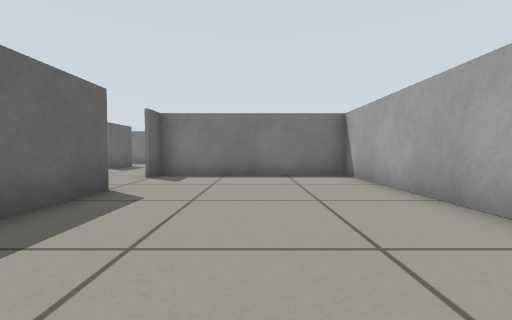
[1] (above)

16 first-person views from a walk through a world built for the Gazebo simulator. The camera is 0.39 m above the floor, tilts 2° down and sees 90° across. The lines on the ground mark 1 m squares. The floor is counted in squares, 0.5 m on a side. Each view is taken from the middle of a square. On the plan, view 1 faces up. The plan holds only what a view shows up to about 9 squares ahead; the rest is blank.

[2]
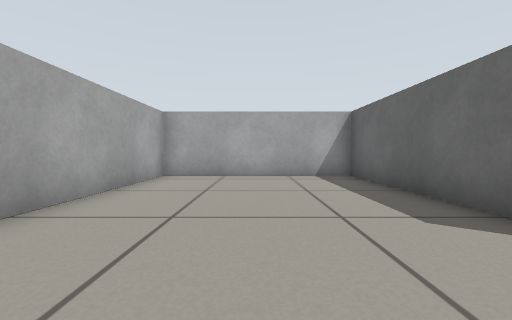

[3]
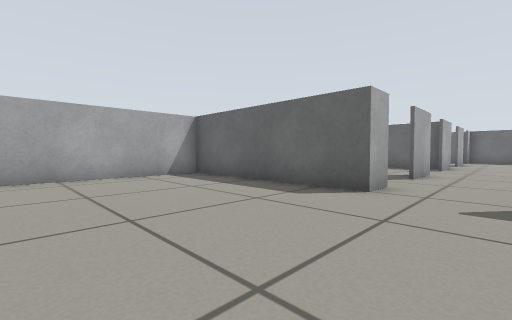

[4]
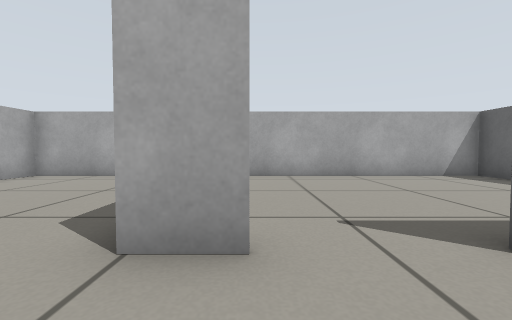

[5]
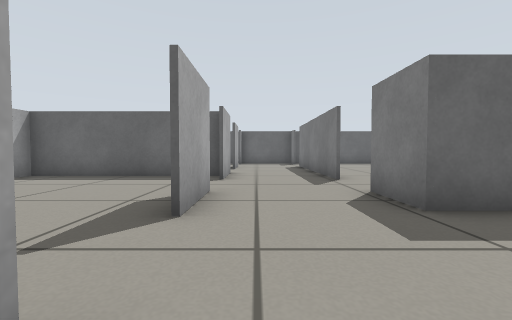

[6]
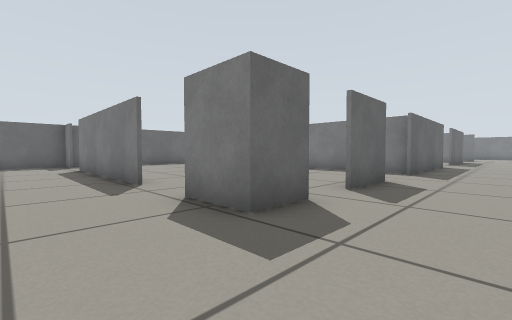

[7]
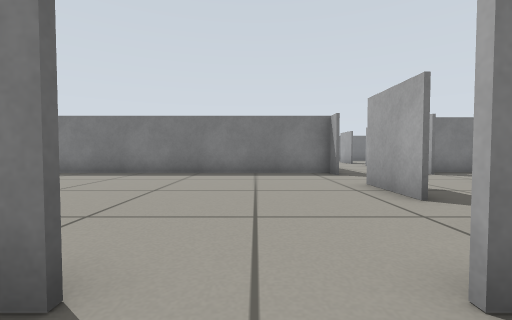

[8]
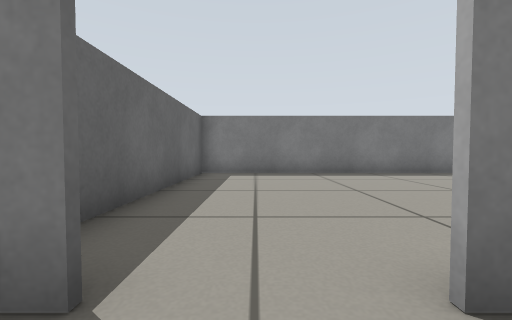

[9]
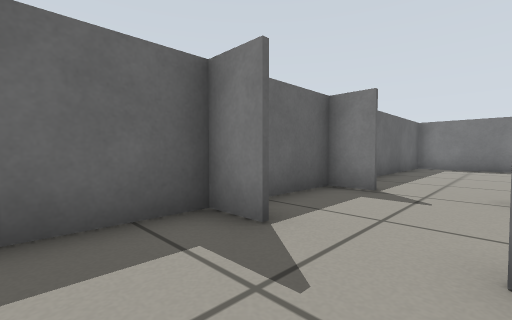

[10]
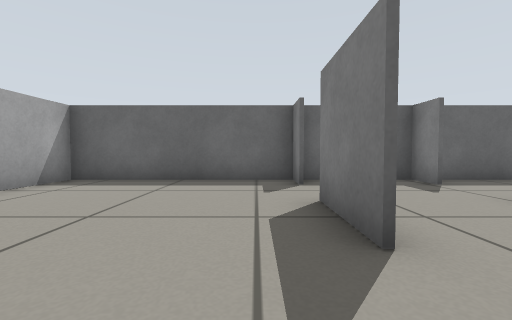

[11]
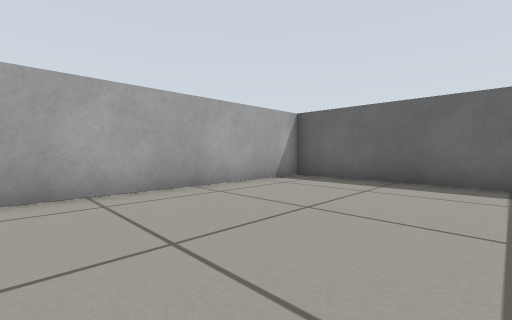

[12]
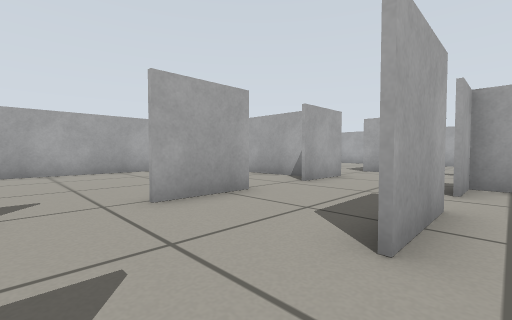

[13]
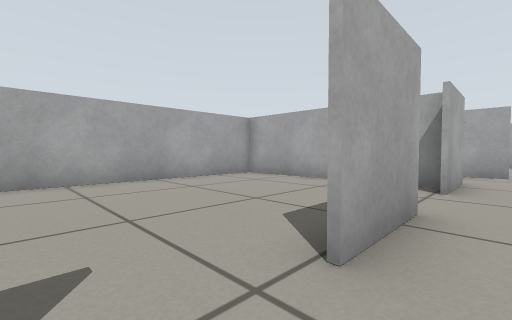

[14]
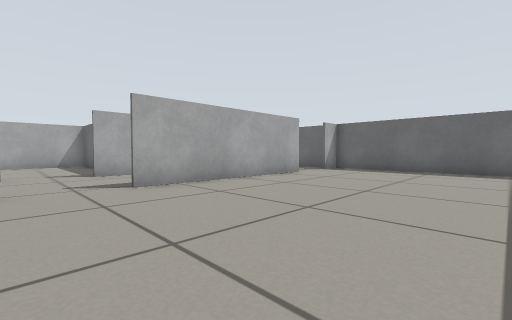

[15]
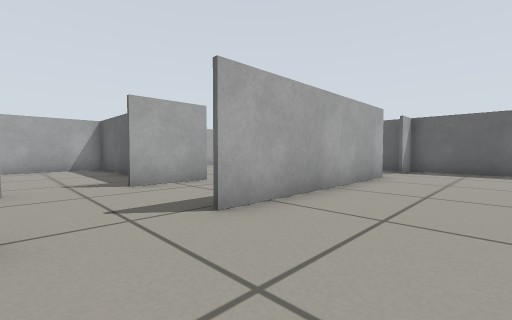

[16]
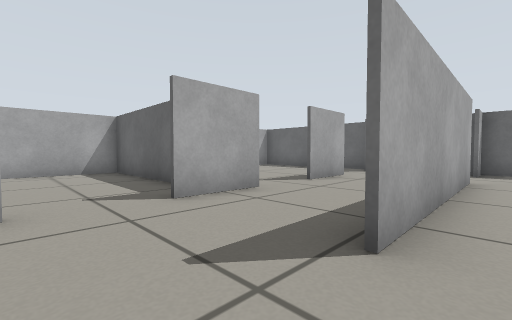

### Floor plan
Points are (right, up) in squares from view 1. A wall is a line through its corners. A room is listed if a view was taken in it or the views show most of it. See-through windows are left out.
Room 1 (views 1, 2, 3, 5)
walls: (-4, 5.1) (-3, 5.1) (-3, -1) (2.9, -1) (2.9, 8.2) (-3, 8.2) (-3, 7.4)
ways out: opening at (-3, 6.5) to room 2
Room 2 (views 4, 6, 7, 12, 13, 14, 15, 16)
walls: (-6.3, 9.6) (-6.3, 8.2) (-8, 8.2); (-6.4, 10.9) (-6.4, 13); (-7.1, 8.3) (-6.4, 8.3) (-6.4, 9.5); (-6.3, 13.1) (-6.3, 11); (-8.1, 5.1) (-6, 5.1); (-3.2, 11.4) (-3.2, 13.5); (-3, 8.3) (-0.8, 8.3); (-6.4, 15.2) (-6.4, 15.9) (-18.9, 15.9) (-18.9, 8.4); (-3.2, 7.4) (-3.2, 9.5); (-11, 4.9) (-11, -1) (-3.8, -1); (-6.3, 16.5) (-6.3, 15.2); (-0.4, 8.3) (2.2, 8.3); (-16, 8.3) (-10, 8.3); (2.9, 9.1) (2.9, 15.1); (-19, 8.3) (-17.9, 8.3)
ways out: opening at (-3, 6.5) to room 1; opening at (-16.5, 8) to room 3; opening at (-10.5, 6.5) to room 3; opening at (-4.5, 16)
Room 3 (views 8, 9, 10, 11)
walls: (-14, 5) (-16, 5); (-15.9, 5.1) (-14, 5.1); (-17.9, 5) (-19, 5); (-12, 5.1) (-10, 5.1); (-17.9, 8.2) (-19, 8.2); (-18.9, 8.4) (-18.9, -1) (-11.9, -1); (-9.9, 8.2) (-16, 8.2)
ways out: opening at (-16.5, 8) to room 2; opening at (-10.5, 6.5) to room 2

Where each view was taken, in squares from view 1:
view 1: 0 up, 0 right, facing up
view 2: 7 up, 0 right, facing down
view 3: 7 up, 2 right, facing down-left
view 4: 7 up, 4 left, facing down
view 5: 6 up, 3 left, facing left
view 6: 6 up, 4 left, facing up-left
view 7: 7 up, 9 left, facing up
view 8: 7 up, 17 left, facing up
view 9: 3 up, 16 left, facing up-left
view 10: 4 up, 12 left, facing left
view 11: 4 up, 12 left, facing down-left
view 12: 15 up, 7 left, facing down-right
view 13: 15 up, 4 left, facing down-right
view 14: 14 up, 8 left, facing down-left
view 15: 11 up, 8 left, facing down-left
view 16: 9 up, 8 left, facing down-left
